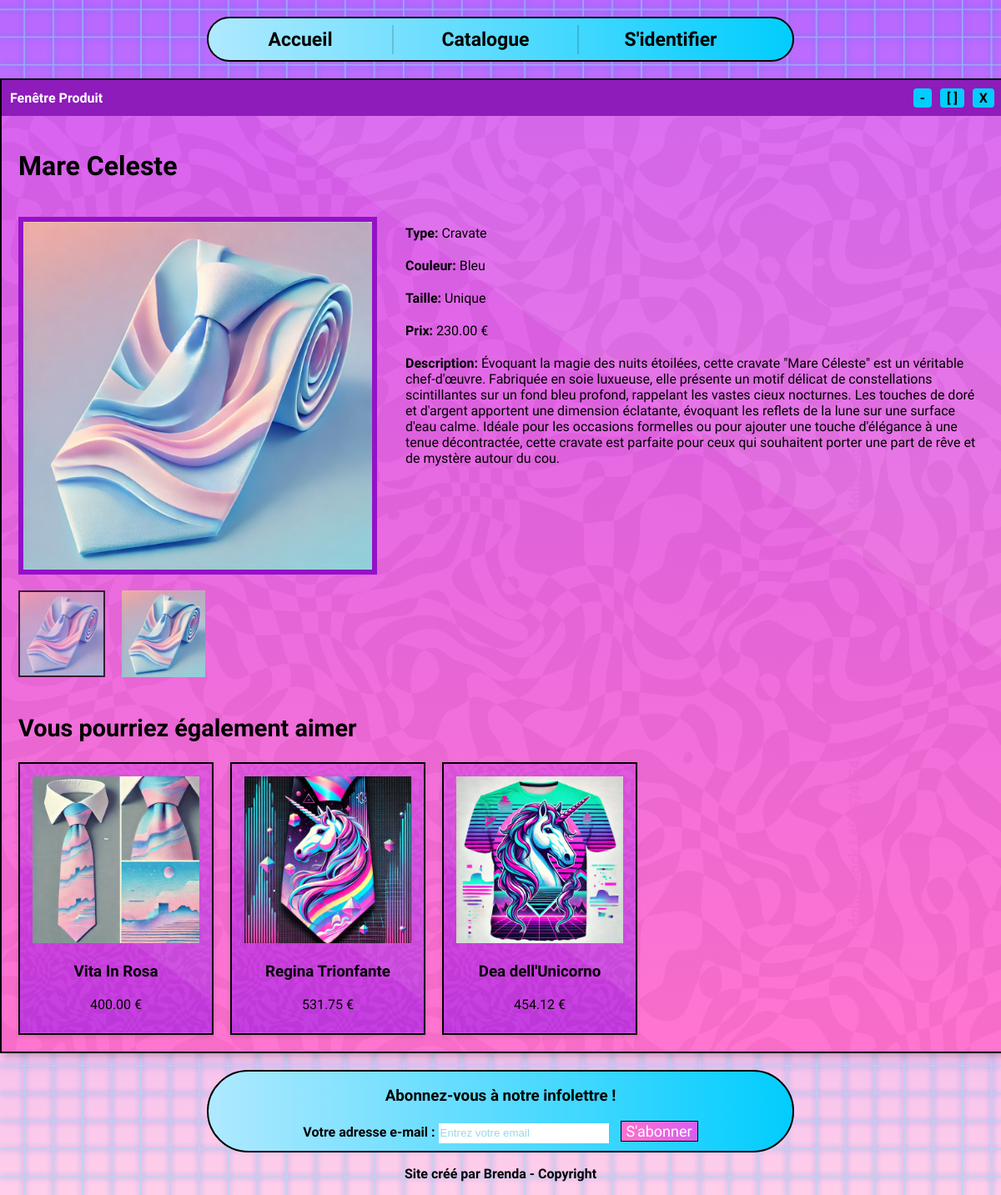
Page /product_detail.php?id=1 on the committed database.
### tables this page shows
CREATE TABLE `produits` (
  `id` int(11) NOT NULL,
  `name` text NOT NULL,
  `type` text NOT NULL,
  `couleur` text NOT NULL,
  `taille` text NOT NULL,
  `prix` decimal(10,2) NOT NULL,
  `description` text NOT NULL,
  `image` text NOT NULL
);

### ProductController.php (called while the page is built, shortened)
<?php
require_once 'ProductModel.php';
class ProductController
{
    private $model;
    public function __construct($database)
    {
        $this->model = new ProductModel($database);
    }
    public function getProductById($id)
    {
        return $this->model->getProductById($id);
    }
    public function getRandomProducts($limit, $currentProductId)
    {
        return $this->model->getRandomProducts($limit, $currentProductId);
    }
}
?>

### ProductModel.php (called while the page is built, shortened)
<?php
class ProductModel
{
    private $db;
    public function __construct($database)
    {
        $this->db = $database;
    }
    public function getProductById($id)
    {
        $sql = "SELECT * FROM produits WHERE id = :id";
        $stmt = $this->db->prepare($sql);
        $stmt->bindValue(':id', $id, PDO::PARAM_INT);
        $stmt->execute();
        return $stmt->fetch(PDO::FETCH_ASSOC);
    }
    public function getRandomProducts($limit, $currentProductId)
    {
        $stmt = $this->db->prepare("SELECT * FROM produits WHERE id != :id ORDER BY RAND() LIMIT :limit");
        $stmt->bindParam(':id', $currentProductId, PDO::PARAM_INT);
        $stmt->bindParam(':limit', $limit, PDO::PARAM_INT);
        $stmt->execute();
        return $stmt->fetchAll(PDO::FETCH_ASSOC);
    }
}
?>

### product_detail.php (the view, shortened to what this page needs)
<?php
include 'ProductController.php';
require_once 'database.php';
$productId = $_GET['id'];
$productController = new ProductController($database);
$product = $productController->getProductById($productId);
$randomProducts = $productController->getRandomProducts(3, $productId);
?>
<!DOCTYPE html>
<html lang="fr">
<head>
  <link rel="stylesheet" href="style.css" />
</head>
<body class="sora-font">
  <?php include('header.php'); ?>
  <div class="fenetre">
    <div class="barre">
      <span class="titre-fenetre">Fenêtre Produit</span>
      <div class="boutons-fenetre">
        <span class="moins">-</span>
        <span class="ouvrir">[ ]</span>
        <span class="fermer">X</span>
      </div>
    </div>
    <main class="page-produits-details">
      <?php
      if ($product) {
        echo "<h1>{$product['name']}</h1>";
        echo "<div class='product-container-details'>";
        echo "<div class='product-imagess'>";
        echo "<img id='main-image' src='{$product['image']}' alt='{$product['name']}' class='main-product-image' />";
        echo "<div class='thumbnails'>";
        echo "<img src='{$product['image']}' alt='{$product['name']}' class='thumbnail-image selected-thumbnail' onclick='changeImage(\"{$product['image']}\", this)' />";
        echo "<img src='{$product['image']}' alt='{$product['name']}' class='thumbnail-image' onclick='changeImage(\"{$product['image']}\", this)' />";
        echo "</div>";
        echo "</div>";
        echo "<div class='product-details'>";
        echo "<p><strong>Type:</strong> {$product['type']}</p>";
        echo "<p><strong>Couleur:</strong> {$product['couleur']}</p>";
        echo "<p><strong>Taille:</strong> {$product['taille']}</p>";
        echo "<p><strong>Prix:</strong> {$product['prix']} €</p>";
        echo "<p><strong>Description:</strong> {$product['description']}</p>";
        echo "</div>";
        echo "</div>";
        if ($randomProducts) {
          echo "<h2>Vous pourriez également aimer</h2>";
          echo "<div class='random-products'>";
          foreach ($randomProducts as $randomProduct) {
            echo "<div class='random-product'>";
            echo "<a href='product_detail.php?id={$randomProduct['id']}'>";
            echo "<img src='{$randomProduct['image']}' alt='{$randomProduct['name']}' class='random-product-image' />";
            echo "<h3>{$randomProduct['name']}</h3>";
            echo "<p>{$randomProduct['prix']} €</p>";
            echo "</a>";
            echo "</div>";
          }
          echo "</div>";
        }
      } else {
        echo "<p>Produit non trouvé.</p>";
      }
      ?>
    </main>
  </div>
  <?php include('footer.php'); ?>
</body>
</html>

### style.css (style rules this page uses)
html, body { height: 100%; margin: 0; }
.sora-font { font-family: "Sora", sans-serif; font-optical-sizing: auto; font-weight: 200; font-style: normal; }
body { font-family: Arial, Helvetica, sans-serif; background: url(images/fond_2.png), linear-gradient( 180deg, rgba(185, 103, 255, 1) 0%, rgba(255, 207, 234, 1) 100% ) no-repeat; background-color: rgba(255, 207, 234, 1); background-size: 50%, cover; margin: 0; min-height: 100vh; display: flex; flex-direction: column; align-items: center; }
.fenetre { width: 1200px; border: 2px solid black; background: linear-gradient( 360deg, rgb(255, 113, 206) 0%, rgb(214, 94, 241) 100% ); box-shadow: 4px 4px 8px rgba(0, 0, 0, 0.2); margin: 20px auto; }
.barre { background-color: rgb(141, 28, 186); color: white; padding: 10px; display: flex; justify-content: space-between; align-items: center; font-weight: bold; }
.boutons-fenetre { display: flex; gap: 10px; }
.boutons-fenetre span { cursor: pointer; background-color: rgb(1, 205, 254); color: rgb(0, 0, 0); padding: 2px 8px; border-radius: 4px; }
.page-produits-details { display: flex; flex-wrap: wrap; justify-content: space-between; align-items: flex-start; gap: 20px; padding: 20px; background: url(images/Fond-produits.png), url(images/fond_3.png), no-repeat; }
.product-container-details { display: flex; flex-wrap: wrap; justify-content: space-around; margin: 0 auto; max-width: 1200px; }
.product-imagess { flex: 1; max-width: 40%; }
.product-imagess .main-product-image { width: 90%; height: auto; margin-bottom: 15px; }
.main-product-image { border: 6px solid rgb(147, 18, 198); }
.thumbnails { display: flex; gap: 10px; }
.product-details { flex: 1; max-width: 85%; }
.product-details p { margin: 10px 0; margin-bottom: 20px; font-weight: 400; }
.thumbnail-image { width: 100px; height: auto; margin-right: 10px; cursor: pointer; transition: opacity 0.3s ease; }
.selected-thumbnail { opacity: 0.75; border: 2px solid #000; }
.random-products { display: flex; gap: 20px; margin-top: -20px; justify-content: space-between; }
.random-product { background: url(images/Fond-produits.png), url(images/fond_3.png), linear-gradient(180deg, rgb(223, 70, 218) 0%, rgb(194, 57, 224) 100%) no-repeat; background-size: 100%, cover; background-position: center, -190px 0px; padding: 15px; text-align: center; border: 2px solid #000000; box-shadow: 0 2px 5px rgba(0, 0, 0, 0.1); width: 30%; transition: transform 0.2s, box-shadow 0.2s; }
.random-product-image { width: 100%; height: auto; max-height: 200px; object-fit: cover; }
.random-product p { margin: 10px 0; color: #000000; }
.random-product a { text-decoration: none; color: #000000; font-weight: 500; }
.page-produits-details h2 { font-size: 1.8rem; color: #000000; text-align: center; }

### rows in the picture
produits: name "Mare Celeste", image (picture), type "Cravate", couleur "Bleu", taille "Unique", prix "230.00", description "Évoquant la magie des nuits étoilées, cette cravate \"Mare Céleste\" est un véritable chef-d'œuvre. Fabriquée en soie luxueuse, elle présente un motif délicat de constellations scintillantes sur un fond bleu profond, rappelant les vastes cieux nocturnes. Les touches de doré et d'argent apportent une dimension éclatante, évoquant les reflets de la lune sur une surface d'eau calme. Idéale pour les occasions formelles ou pour ajouter une touche d'élégance à une tenue décontractée, cette cravate est parfaite pour ceux qui souhaitent porter une part de rêve et de mystère autour du cou."
produits: image (picture), name "Vita In Rosa", prix "400.00"
produits: image (picture), name "Regina Trionfante", prix "531.75"
produits: image (picture), name "Dea dell'Unicorno", prix "454.12"
